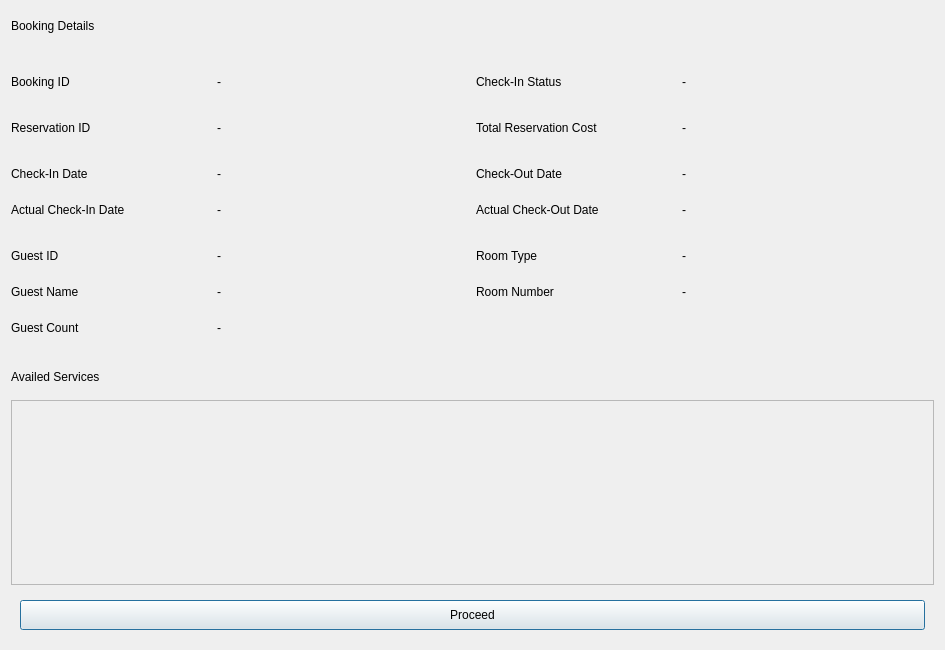
<?xml version="1.0" encoding="UTF-8"?>
<ui version="4.0">
 <class>Dialog</class>
 <widget class="QDialog" name="Dialog">
  <property name="geometry">
   <rect>
    <x>0</x>
    <y>0</y>
    <width>945</width>
    <height>650</height>
   </rect>
  </property>
  <property name="minimumSize">
   <size>
    <width>945</width>
    <height>650</height>
   </size>
  </property>
  <property name="maximumSize">
   <size>
    <width>945</width>
    <height>650</height>
   </size>
  </property>
  <property name="windowTitle">
   <string>Dialog</string>
  </property>
  <layout class="QGridLayout" name="gridLayout">
   <item row="17" column="0" colspan="4">
    <widget class="QFrame" name="button_frame">
     <property name="frameShape">
      <enum>QFrame::NoFrame</enum>
     </property>
     <property name="frameShadow">
      <enum>QFrame::Raised</enum>
     </property>
     <layout class="QHBoxLayout" name="horizontalLayout">
      <item>
       <widget class="QPushButton" name="proceed_button">
        <property name="minimumSize">
         <size>
          <width>0</width>
          <height>30</height>
         </size>
        </property>
        <property name="cursor">
         <cursorShape>PointingHandCursor</cursorShape>
        </property>
        <property name="text">
         <string>Proceed</string>
        </property>
       </widget>
      </item>
     </layout>
    </widget>
   </item>
   <item row="4" column="1">
    <widget class="QLabel" name="reservation_id_value_label">
     <property name="text">
      <string>-</string>
     </property>
    </widget>
   </item>
   <item row="4" column="2">
    <widget class="QLabel" name="total_reservation_cost_label">
     <property name="text">
      <string>Total Reservation Cost</string>
     </property>
    </widget>
   </item>
   <item row="4" column="0">
    <widget class="QLabel" name="reservation_id_label">
     <property name="minimumSize">
      <size>
       <width>0</width>
       <height>30</height>
      </size>
     </property>
     <property name="text">
      <string>Reservation ID</string>
     </property>
    </widget>
   </item>
   <item row="12" column="1">
    <widget class="QLabel" name="guest_count_value_label">
     <property name="text">
      <string>-</string>
     </property>
    </widget>
   </item>
   <item row="11" column="3">
    <widget class="QLabel" name="room_number_value_label">
     <property name="text">
      <string>-</string>
     </property>
    </widget>
   </item>
   <item row="6" column="1">
    <widget class="QLabel" name="check_in_date_value_label">
     <property name="text">
      <string>-</string>
     </property>
    </widget>
   </item>
   <item row="6" column="3">
    <widget class="QLabel" name="check_out_date_value_label">
     <property name="text">
      <string>-</string>
     </property>
    </widget>
   </item>
   <item row="9" column="3">
    <widget class="QLabel" name="room_type_value_label">
     <property name="text">
      <string>-</string>
     </property>
    </widget>
   </item>
   <item row="7" column="3">
    <widget class="QLabel" name="actual_check_out_date_value_label">
     <property name="text">
      <string>-</string>
     </property>
    </widget>
   </item>
   <item row="7" column="1">
    <widget class="QLabel" name="actual_check_in_date_value_label">
     <property name="text">
      <string>-</string>
     </property>
    </widget>
   </item>
   <item row="3" column="0" colspan="4">
    <spacer name="vs_3">
     <property name="orientation">
      <enum>Qt::Vertical</enum>
     </property>
     <property name="sizeType">
      <enum>QSizePolicy::Fixed</enum>
     </property>
     <property name="sizeHint" stdset="0">
      <size>
       <width>20</width>
       <height>10</height>
      </size>
     </property>
    </spacer>
   </item>
   <item row="13" column="0" colspan="4">
    <spacer name="vs_2">
     <property name="orientation">
      <enum>Qt::Vertical</enum>
     </property>
     <property name="sizeType">
      <enum>QSizePolicy::Fixed</enum>
     </property>
     <property name="sizeHint" stdset="0">
      <size>
       <width>20</width>
       <height>10</height>
      </size>
     </property>
    </spacer>
   </item>
   <item row="11" column="0">
    <widget class="QLabel" name="guest_name_label">
     <property name="minimumSize">
      <size>
       <width>0</width>
       <height>30</height>
      </size>
     </property>
     <property name="text">
      <string>Guest Name</string>
     </property>
    </widget>
   </item>
   <item row="0" column="0" colspan="2">
    <widget class="QLabel" name="bookings_details_label">
     <property name="minimumSize">
      <size>
       <width>0</width>
       <height>30</height>
      </size>
     </property>
     <property name="text">
      <string>Booking Details</string>
     </property>
    </widget>
   </item>
   <item row="11" column="2">
    <widget class="QLabel" name="room_number_label">
     <property name="text">
      <string>Room Number</string>
     </property>
    </widget>
   </item>
   <item row="6" column="0">
    <widget class="QLabel" name="check_in_date_label">
     <property name="minimumSize">
      <size>
       <width>0</width>
       <height>30</height>
      </size>
     </property>
     <property name="text">
      <string>Check-In Date</string>
     </property>
    </widget>
   </item>
   <item row="9" column="0">
    <widget class="QLabel" name="guest_id_label">
     <property name="minimumSize">
      <size>
       <width>0</width>
       <height>30</height>
      </size>
     </property>
     <property name="text">
      <string>Guest ID</string>
     </property>
    </widget>
   </item>
   <item row="8" column="0" colspan="4">
    <spacer name="vs_5">
     <property name="orientation">
      <enum>Qt::Vertical</enum>
     </property>
     <property name="sizeType">
      <enum>QSizePolicy::Fixed</enum>
     </property>
     <property name="sizeHint" stdset="0">
      <size>
       <width>20</width>
       <height>10</height>
      </size>
     </property>
    </spacer>
   </item>
   <item row="2" column="1">
    <widget class="QLabel" name="booking_id_value_label">
     <property name="minimumSize">
      <size>
       <width>150</width>
       <height>0</height>
      </size>
     </property>
     <property name="text">
      <string>-</string>
     </property>
    </widget>
   </item>
   <item row="9" column="2">
    <widget class="QLabel" name="room_type_label">
     <property name="text">
      <string>Room Type</string>
     </property>
    </widget>
   </item>
   <item row="2" column="3">
    <widget class="QLabel" name="check_in_status_value_label">
     <property name="minimumSize">
      <size>
       <width>150</width>
       <height>0</height>
      </size>
     </property>
     <property name="text">
      <string>-</string>
     </property>
    </widget>
   </item>
   <item row="6" column="2">
    <widget class="QLabel" name="check_out_date_label">
     <property name="text">
      <string>Check-Out Date</string>
     </property>
    </widget>
   </item>
   <item row="7" column="2">
    <widget class="QLabel" name="actual_check_out_date_label">
     <property name="text">
      <string>Actual Check-Out Date</string>
     </property>
    </widget>
   </item>
   <item row="11" column="1">
    <widget class="QLabel" name="guest_name_value_label">
     <property name="text">
      <string>-</string>
     </property>
    </widget>
   </item>
   <item row="2" column="0">
    <widget class="QLabel" name="booking_id_label">
     <property name="minimumSize">
      <size>
       <width>200</width>
       <height>30</height>
      </size>
     </property>
     <property name="maximumSize">
      <size>
       <width>200</width>
       <height>16777215</height>
      </size>
     </property>
     <property name="text">
      <string>Booking ID</string>
     </property>
    </widget>
   </item>
   <item row="2" column="2">
    <widget class="QLabel" name="check_in_status_label">
     <property name="minimumSize">
      <size>
       <width>200</width>
       <height>0</height>
      </size>
     </property>
     <property name="maximumSize">
      <size>
       <width>200</width>
       <height>16777215</height>
      </size>
     </property>
     <property name="text">
      <string>Check-In Status</string>
     </property>
    </widget>
   </item>
   <item row="1" column="0" colspan="4">
    <spacer name="vs_1">
     <property name="orientation">
      <enum>Qt::Vertical</enum>
     </property>
     <property name="sizeType">
      <enum>QSizePolicy::Fixed</enum>
     </property>
     <property name="sizeHint" stdset="0">
      <size>
       <width>20</width>
       <height>20</height>
      </size>
     </property>
    </spacer>
   </item>
   <item row="9" column="1">
    <widget class="QLabel" name="guest_id_value_label">
     <property name="text">
      <string>-</string>
     </property>
    </widget>
   </item>
   <item row="15" column="0" colspan="2">
    <widget class="QLabel" name="availed_services_label">
     <property name="minimumSize">
      <size>
       <width>0</width>
       <height>35</height>
      </size>
     </property>
     <property name="text">
      <string>Availed Services</string>
     </property>
    </widget>
   </item>
   <item row="16" column="0" colspan="4">
    <widget class="QScrollArea" name="availed_services_scroll_area">
     <property name="widgetResizable">
      <bool>true</bool>
     </property>
     <widget class="QWidget" name="availed_services_scroll_area_widget_contents">
      <property name="geometry">
       <rect>
        <x>0</x>
        <y>0</y>
        <width>925</width>
        <height>157</height>
       </rect>
      </property>
      <layout class="QGridLayout" name="availed_services_scroll_area_grid_layout">
       <property name="verticalSpacing">
        <number>0</number>
       </property>
       <item row="0" column="0">
        <spacer name="vs_6">
         <property name="orientation">
          <enum>Qt::Vertical</enum>
         </property>
         <property name="sizeHint" stdset="0">
          <size>
           <width>20</width>
           <height>40</height>
          </size>
         </property>
        </spacer>
       </item>
      </layout>
     </widget>
    </widget>
   </item>
   <item row="12" column="0">
    <widget class="QLabel" name="guest_count_label">
     <property name="minimumSize">
      <size>
       <width>0</width>
       <height>30</height>
      </size>
     </property>
     <property name="text">
      <string>Guest Count</string>
     </property>
    </widget>
   </item>
   <item row="7" column="0">
    <widget class="QLabel" name="actual_check_in_date_label">
     <property name="minimumSize">
      <size>
       <width>0</width>
       <height>30</height>
      </size>
     </property>
     <property name="text">
      <string>Actual Check-In Date</string>
     </property>
    </widget>
   </item>
   <item row="5" column="0" colspan="4">
    <spacer name="vs_4">
     <property name="orientation">
      <enum>Qt::Vertical</enum>
     </property>
     <property name="sizeType">
      <enum>QSizePolicy::Fixed</enum>
     </property>
     <property name="sizeHint" stdset="0">
      <size>
       <width>20</width>
       <height>10</height>
      </size>
     </property>
    </spacer>
   </item>
   <item row="4" column="3">
    <widget class="QLabel" name="total_reservation_cost_value_label">
     <property name="text">
      <string>-</string>
     </property>
    </widget>
   </item>
  </layout>
 </widget>
 <resources/>
 <connections/>
</ui>
